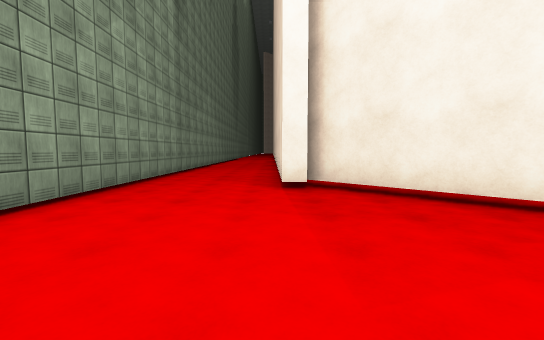
[1] (above)

12 first-person views from a walk through a Unity game level. The camera is 1.5 m above the floor, tilts 4° down and sees 90° across. The floor is counted in squares, 2 m on a side. Each view is taken from the middle of a square. On the plan, view 1 faces up. The plan holds only what a view shows up to about 10 squares ahead; the rest is blank. The place goes on beyond the plan. The player is left out. Surface patterns are stand-ins for the level's own textures.

[2]
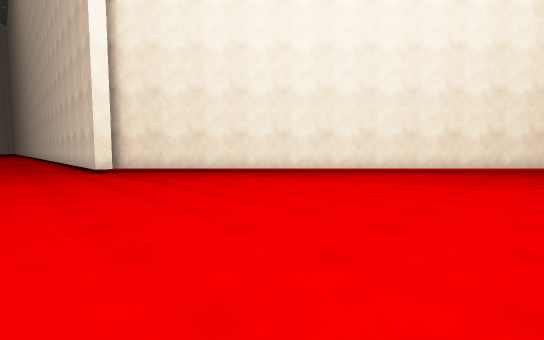

[3]
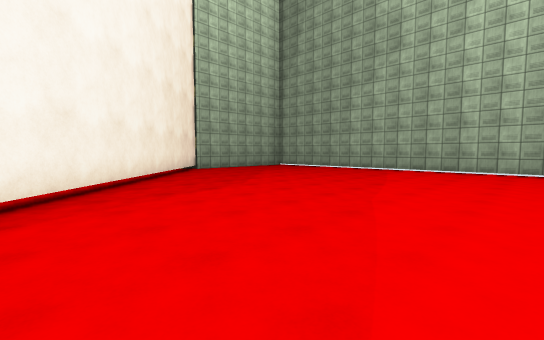

[4]
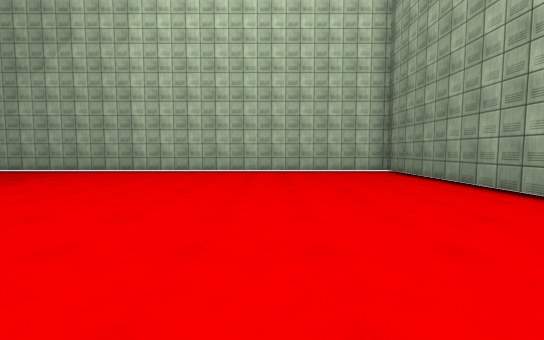

[5]
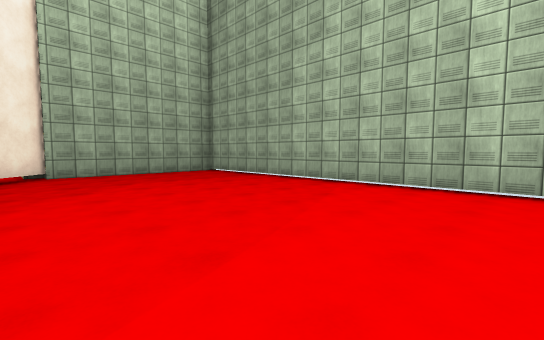

[6]
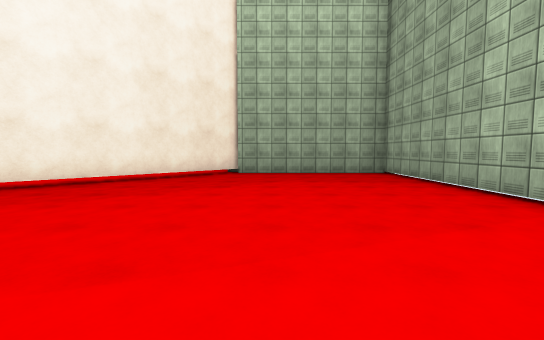

[7]
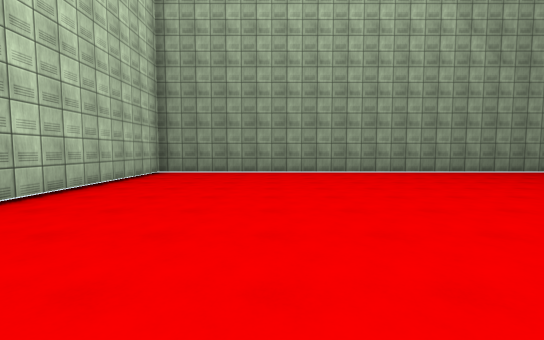

[8]
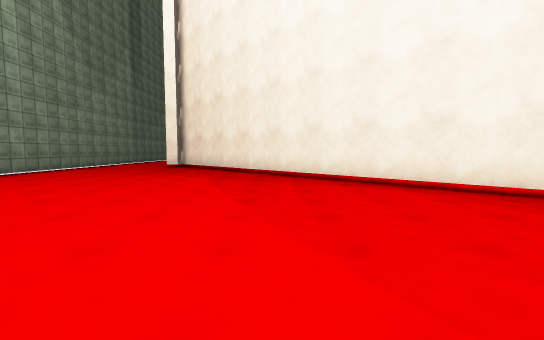

[9]
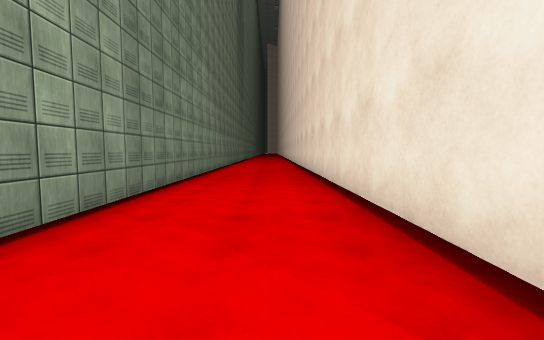

[10]
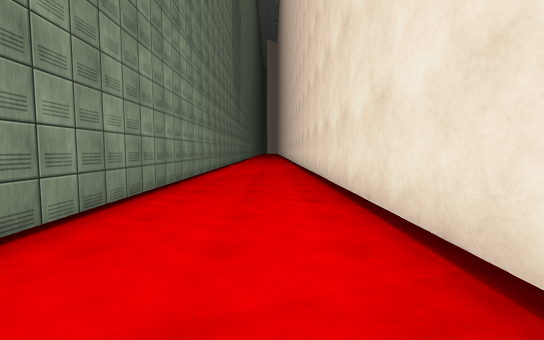

[11]
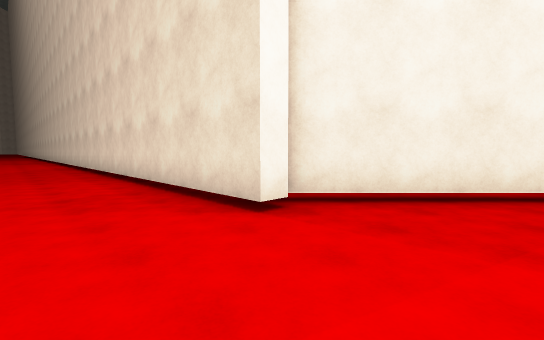

[12]
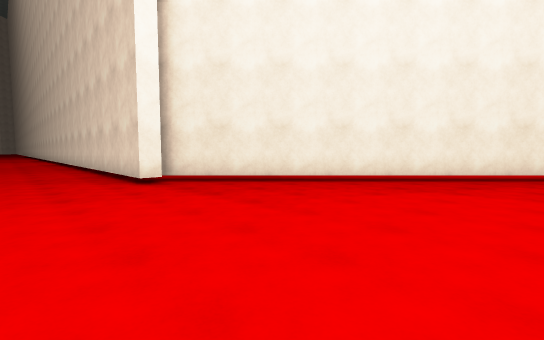

### Floor plan
Key: @ floor where view 1 was taken; # wall or solid block; . floor; T thing the floor can be seen under or through.
Columns run from 3 left of view 1 to 15 right of it. Each row starts with its distance up from view 1.
 15 #...#
 14 #...#
 13 #...#
 12 #...#
 11 #...#
 10 #...#
  9 #...#
  8 #...#
  7 #...#.
  6 #...T..
  5 #...TT..
  4 #....TT..
  3 #.....TT..
  2 #......TT..
  1 #.......TT..
  0 #..@.....TT..
 -1 #.........TT..
 -2 #..........TT.
 -3 #...........TT..
 -4 #............TT..
 -5 #.............TT..
 -6 #..............TT..
 -7 #...............TT.
 -8 #................##
 -9 #.................#
-10 #.................#
-11 #.................#
-12 #.................#
-13 ###################

Positions as (right, up) in squares from view 1, and headings:
1: (0, 0), facing up
2: (-2, -5), facing up-right
3: (4, -2), facing down-right
4: (1, -3), facing down
5: (5, -7), facing down-right
6: (5, -9), facing right
7: (6, -9), facing left
8: (5, -7), facing up
9: (-1, 5), facing up
10: (-1, 7), facing up
11: (-2, 3), facing up-right
12: (-2, -1), facing up-right
